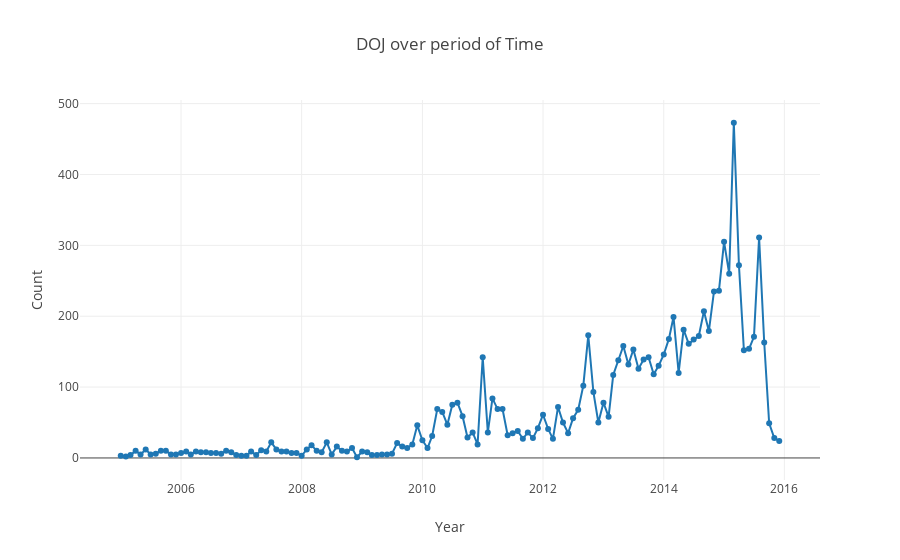

The cell this chart's notebook holds for it:
### Code cell
trace0 = go.Scatter(
    x = df_train1['Date'],
    y = df_train1['Status'],
    mode = 'lines+markers',
    name = 'Account'
)
data = [trace0]

layout = dict(title = 'DOJ over period of Time',
              xaxis = dict(title = 'Year'),
              yaxis = dict(title = 'Count'),
              )
fig = dict(data=data, layout=layout)
iplot(fig)

### Figure 1 — Plotly figure (JSON) as saved in the notebook; plotly's stock layout.template omitted (floating-point values rounded to 4 significant figures; data arrays with more than 128 entries replaced by an {"elided": "..."} marker saying what was removed)
{"data": [{"mode": "lines+markers", "name": "Account", "type": "scatter", "x": {"elided": "132 str values"}, "y": {"elided": "132 int values"}}], "layout": {"title": "DOJ over period of Time", "xaxis": {"title": "Year"}, "yaxis": {"title": "Count"}}}
